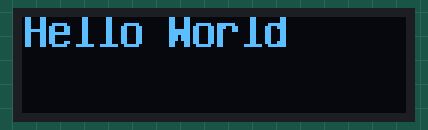
Simulated run of this sketch. Board: Arduino Uno, built with avr-gcc and run on an emulated ATmega328P. Parts: 128×32 one-colour display.

Above: at 0.2 s.

The sketch:

16x16Font.ino
```cpp
#include "U8glib.h"

U8GLIB_SSD1306_128X32 u8g(U8G_I2C_OPT_NONE); // Just for 0.91”(128*32)
//U8GLIB_SSD1306_128X64 u8g(U8G_I2C_OPT_NONE|U8G_I2C_OPT_DEV_0);// for 0.96” and 1.3”


void setup(void) {
  // flip screen, if required
  u8g.setRot180();


  // assign default color value
  if ( u8g.getMode() == U8G_MODE_R3G3B2 ) {
    u8g.setColorIndex(255);     // white
  }
  else if ( u8g.getMode() == U8G_MODE_GRAY2BIT ) {
    u8g.setColorIndex(3);         // max intensity
  }
  else if ( u8g.getMode() == U8G_MODE_BW ) {
    u8g.setColorIndex(1);         // pixel on
  }
  else if ( u8g.getMode() == U8G_MODE_HICOLOR ) {
    u8g.setHiColorByRGB(255,255,255);
  }
}

void loop(void) {
  // picture loop
  u8g.firstPage();
  do {
    draw();
  } while( u8g.nextPage() );

  // rebuild the picture after some delay
  delay(50);
}

void draw(void) {
 u8g.setFont(u8g_font_unifont);
  u8g.setPrintPos(0, 10);
  u8g.print("Hello World");
  u8g.setPrintPos(1, 10);
  u8g.print("Hello World");
}
```
